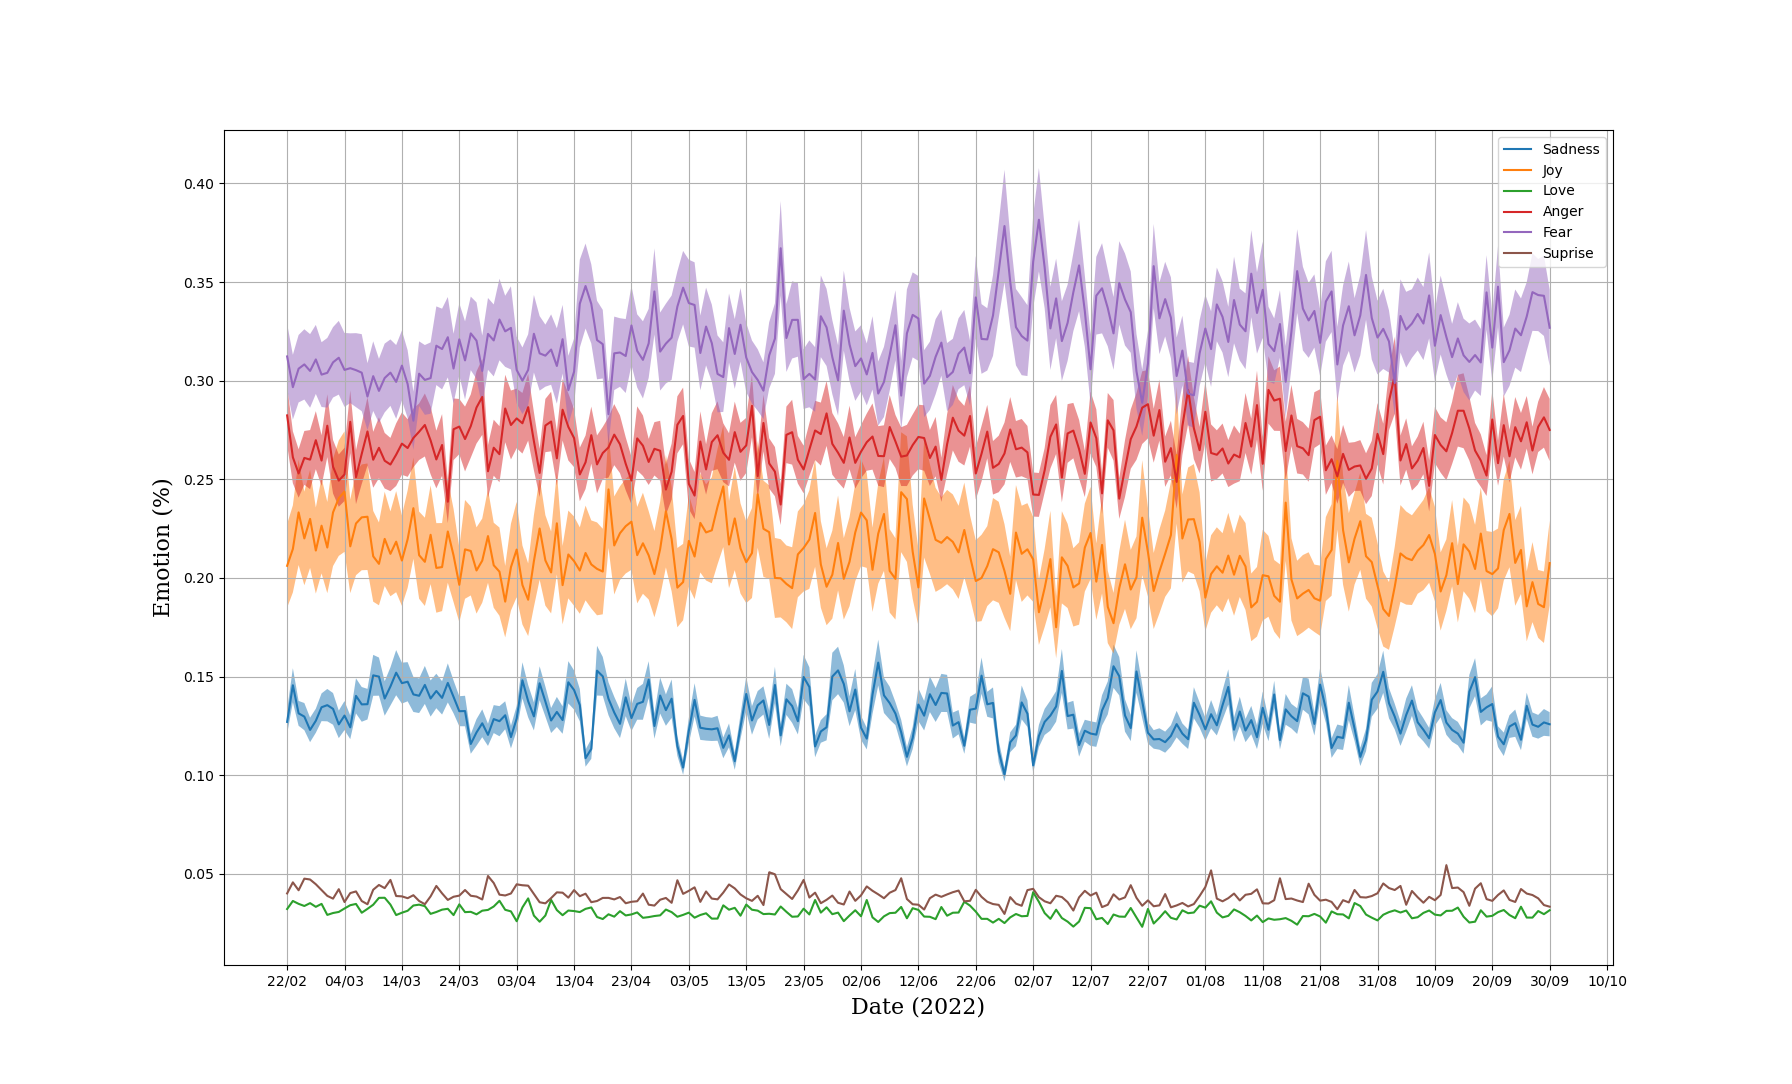

Write the Python code that produced this figure.
import ast
import csv
import numpy as np
import matplotlib.pyplot as plt

with open('emotion_data.csv') as file:
    emotion_data = csv.reader(file)
    sadness = []
    joy = []
    love = []
    anger = []
    fear = []
    surprise = []

    var_sadness = []
    var_joy = []
    var_love = []
    var_anger = []
    var_fear = []
    var_surprise = []

    for day in emotion_data:
        emotions = [float(numeric_string) for numeric_string in day[0].strip('][').split()]
        variances = [float(numeric_string) for numeric_string in day[1].strip('][').split()]

        sadness.append(emotions[0])
        joy.append(emotions[1])
        love.append(emotions[2])
        anger.append(emotions[3])
        fear.append(emotions[4])
        surprise.append(emotions[5])

        var_sadness.append(variances[0])
        var_joy.append(variances[1])
        var_love.append(variances[2])
        var_anger.append(variances[3])
        var_fear.append(variances[4])
        var_surprise.append(variances[5])

days_1 = list(range(len(sadness)))

plt.plot(days_1, sadness, 
        days_1, joy,
        days_1, love,
        days_1, anger,
        days_1, fear,
        days_1, surprise)
plt.fill_between(days_1, sadness-1.96*np.square(var_sadness),   sadness+1.96*np.square(var_sadness),   alpha=0.5)
plt.fill_between(days_1, joy-1.96*np.square(var_joy),           joy+1.96*np.square(var_joy),           alpha=0.5)
plt.fill_between(days_1, love-1.96*np.square(var_love),         love+1.96*np.square(var_love),         alpha=0.5)
plt.fill_between(days_1, anger-1.96*np.square(var_anger),       anger+1.96*np.square(var_anger),       alpha=0.5)
plt.fill_between(days_1, fear-1.96*np.square(var_fear),         fear+1.96*np.square(var_fear),         alpha=0.5)
plt.fill_between(days_1, surprise-1.96*np.square(var_surprise), surprise+1.96*np.square(var_surprise), alpha=0.5)
plt.legend(["Sadness", "Joy", "Love", "Anger", "Fear", "Suprise"])

plt.xlabel("Date (2022)", family='serif', color='k', weight='normal', size = 16, labelpad = 6)
plt.ylabel("Emotion (%)", family='serif', color='k', weight='normal', size = 16, labelpad = 6)

#plt.xticks(list(range(0, 230, 10)))
plt.xticks(list(range(0, 240, 10)), ["22/02", "04/03", "14/03", "24/03", "03/04", "13/04", "23/04", "03/05", "13/05", "23/05", "02/06", "12/06", "22/06", "02/07", "12/07", "22/07", "01/08", "11/08", "21/08", "31/08", "10/09", "20/09", "30/09", "10/10"])
plt.grid(True)
plt.show()
